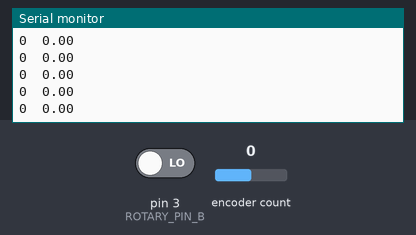
This sketch was run on a simulated Arduino Uno, built for the host (arithmetic inside an expression is 32-bit, double 64-bit). On the bench: the last lines printed to the serial monitor. The test bench sets the inputs (shaded band); at power-on: encoder count 0, pin 3 (ROTARY_PIN_B) LOW.

Above: at 1.2 s.
1.3 s: encoder count set to 4
At 1.8 s:
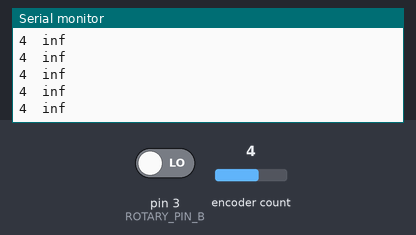
3.2 s: encoder count set to 5
At 4.0 s:
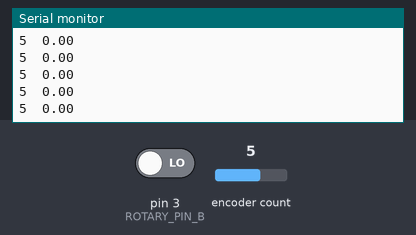
Timing chart, 0 to 6.2 s (numbered marks = the images above; inputs shaded):
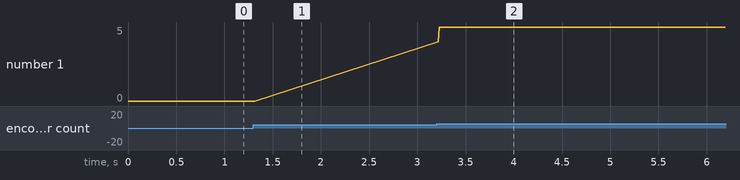

Measured:
- after the input at 1.3 s, the serial monitor: prints a new line at once (image 1)
- after the input at 3.2 s, the serial monitor: prints a new line at once (image 2)
- plotted number 1: 0 → 5 after the input at 3.2 s

The sketch:

FANG.ino
```cpp
#include <Rotary.h>

#include <Wire.h>

#define RADIUS        3.0
#define RESOLUTION    360
#define ROTARY_PIN_A  2
#define ROTARY_PIN_B  3

Rotary rotary = Rotary(ROTARY_PIN_A, ROTARY_PIN_B);
int counter = 0;
float vel = 0;
const float DISTANCE_PER_PULSE = 2*RADIUS*PI/RESOLUTION;
unsigned long last_pulse = 0;
float dummy = 10;

void setup() {
  Serial.begin(9600);

  // Start timer setup

  cli();                    // disable global interrupts
  TCCR1A = 0;               // clear timer 1 A register
  TCCR1B = 0;               // clear timer 1 B register
  OCR1A = 15624;            // set compare match register to desired timer count
  TCCR1B |= (1 << WGM12);   // turn on CTC mode
  TCCR1B |= (1 << CS10);    // Set CS10 bits for 1024 prescaler
  TCCR1B |= (1 << CS12);    // Set CS12 bits for 1024 prescaler
  TIMSK1 |= (1 << OCIE1A);  // enable timer compare interrupt
  sei();                    // enable global interrupts

  // End Timer setup

  last_pulse = millis();
  attachInterrupt(0, rotate, CHANGE);
  attachInterrupt(1, rotate, CHANGE);
}

void loop() {
  Serial.print(counter);Serial.print("\t");Serial.println(vel);
}

// rotate is called anytime the rotary inputs change state.
void rotate() {
  unsigned char result = rotary.process();
  unsigned long curr_pulse = millis();
  if (result == DIR_CW) {
    counter++;
    vel = DISTANCE_PER_PULSE/(curr_pulse-last_pulse);
    last_pulse = curr_pulse;
  } else if (result == DIR_CCW) {
    counter--;
    vel = DISTANCE_PER_PULSE/(curr_pulse-last_pulse);
    last_pulse = curr_pulse;
  }
}
```
